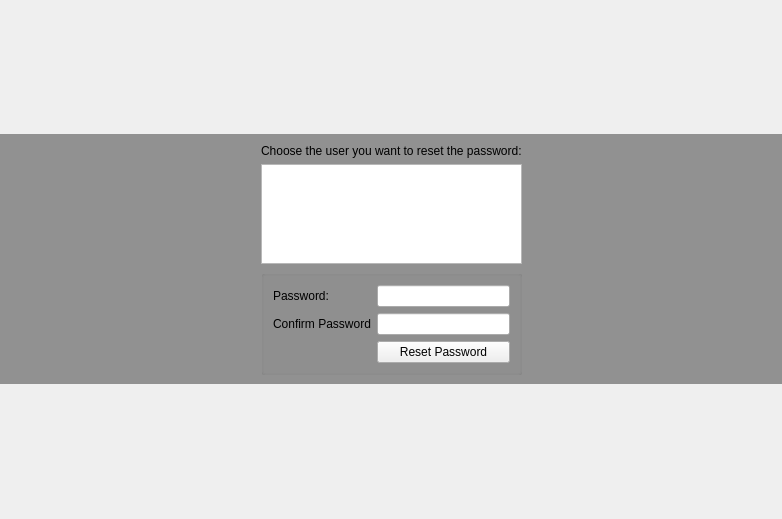
<?xml version="1.0" encoding="UTF-8"?>
<ui version="4.0">
 <class>RescuePasswordWidget</class>
 <widget class="QWidget" name="RescuePasswordWidget">
  <property name="geometry">
   <rect>
    <x>0</x>
    <y>0</y>
    <width>782</width>
    <height>519</height>
   </rect>
  </property>
  <layout class="QGridLayout" name="gridLayout">
   <property name="margin">
    <number>0</number>
   </property>
   <property name="spacing">
    <number>0</number>
   </property>
   <item row="0" column="0">
    <widget class="QFrame" name="frame">
     <property name="sizePolicy">
      <sizepolicy hsizetype="Expanding" vsizetype="Maximum">
       <horstretch>0</horstretch>
       <verstretch>0</verstretch>
      </sizepolicy>
     </property>
     <property name="minimumSize">
      <size>
       <width>600</width>
       <height>250</height>
      </size>
     </property>
     <property name="maximumSize">
      <size>
       <width>16777215</width>
       <height>250</height>
      </size>
     </property>
     <property name="styleSheet">
      <string notr="true">#frame{
	background-color: rgba(0,0,0,100);
	background-repeat: no-repeat;
}


QListView {
     show-decoration-selected: 1; /* make the selection span the entire width of the view */
 }

 QListView::item{
	border-radius: 2px;
    border:0px;
padding: 5px
}

 QListView::item:selected {
border:0px;
 }

 QListView::item:selected:!active {
     background-color: qlineargradient(spread:pad, x1:0.5, y1:1, x2:0.5, y2:0, stop:0 rgba(129, 3, 3, 255), stop:0.0192308 rgba(160, 35, 25, 255), stop:0.521739 rgba(166, 35, 29, 255), stop:0.531585 rgba(184, 46, 40, 255), stop:0.983696 rgba(168, 78, 74, 255), stop:1 rgba(210, 110, 110, 255));

 }

 QListView::item:selected:active {
     background-color: qlineargradient(spread:pad, x1:0.5, y1:1, x2:0.5, y2:0, stop:0 rgba(129, 3, 3, 255), stop:0.0192308 rgba(160, 35, 25, 255), stop:0.521739 rgba(166, 35, 29, 255), stop:0.531585 rgba(184, 46, 40, 255), stop:0.983696 rgba(168, 78, 74, 255), stop:1 rgba(210, 110, 110, 255));
 }

 QListView::item:hover {
     background-color: qlineargradient(spread:pad, x1:0.5, y1:1, x2:0.5, y2:0, stop:0 rgba(129, 3, 3, 100), stop:0.0192308 rgba(160, 35, 25, 100), stop:0.521739 rgba(166, 35, 29, 100), stop:0.531585 rgba(184, 46, 40, 100), stop:0.983696 rgba(168, 78, 74, 100), stop:1 rgba(210, 110, 110, 100));
 }</string>
     </property>
     <property name="frameShape">
      <enum>QFrame::NoFrame</enum>
     </property>
     <property name="frameShadow">
      <enum>QFrame::Plain</enum>
     </property>
     <property name="lineWidth">
      <number>0</number>
     </property>
     <layout class="QHBoxLayout" name="horizontalLayout">
      <item>
       <spacer name="horizontalSpacer">
        <property name="orientation">
         <enum>Qt::Horizontal</enum>
        </property>
        <property name="sizeType">
         <enum>QSizePolicy::Expanding</enum>
        </property>
        <property name="sizeHint" stdset="0">
         <size>
          <width>203</width>
          <height>239</height>
         </size>
        </property>
       </spacer>
      </item>
      <item>
       <layout class="QVBoxLayout" name="verticalLayout">
        <item>
         <widget class="QLabel" name="infoLabel">
          <property name="styleSheet">
           <string notr="true"/>
          </property>
          <property name="text">
           <string>Choose the user you want to reset the password:</string>
          </property>
          <property name="wordWrap">
           <bool>false</bool>
          </property>
         </widget>
        </item>
        <item>
         <widget class="QListWidget" name="users">
          <property name="maximumSize">
           <size>
            <width>16777215</width>
            <height>100</height>
           </size>
          </property>
         </widget>
        </item>
        <item>
         <widget class="QGroupBox" name="groupBox">
          <property name="title">
           <string/>
          </property>
          <property name="flat">
           <bool>true</bool>
          </property>
          <layout class="QFormLayout" name="formLayout">
           <item row="0" column="0">
            <widget class="QLabel" name="confirmLabel">
             <property name="text">
              <string>Password:</string>
             </property>
             <property name="wordWrap">
              <bool>false</bool>
             </property>
            </widget>
           </item>
           <item row="0" column="1">
            <widget class="QLineEdit" name="password">
             <property name="echoMode">
              <enum>QLineEdit::Password</enum>
             </property>
            </widget>
           </item>
           <item row="1" column="0">
            <widget class="QLabel" name="passwordLabel">
             <property name="text">
              <string>Confirm Password</string>
             </property>
             <property name="wordWrap">
              <bool>false</bool>
             </property>
            </widget>
           </item>
           <item row="3" column="1">
            <widget class="QPushButton" name="resetPassword">
             <property name="enabled">
              <bool>true</bool>
             </property>
             <property name="text">
              <string>Reset Password</string>
             </property>
            </widget>
           </item>
           <item row="1" column="1">
            <widget class="QLineEdit" name="confirm">
             <property name="echoMode">
              <enum>QLineEdit::Password</enum>
             </property>
            </widget>
           </item>
          </layout>
         </widget>
        </item>
       </layout>
      </item>
      <item>
       <spacer name="horizontalSpacer_2">
        <property name="orientation">
         <enum>Qt::Horizontal</enum>
        </property>
        <property name="sizeType">
         <enum>QSizePolicy::Expanding</enum>
        </property>
        <property name="sizeHint" stdset="0">
         <size>
          <width>225</width>
          <height>17</height>
         </size>
        </property>
       </spacer>
      </item>
     </layout>
     <zorder>horizontalSpacer_2</zorder>
    </widget>
   </item>
  </layout>
 </widget>
 <resources>
  <include location="../../../../yali-theme-pardus/data.qrc"/>
 </resources>
 <connections/>
</ui>
